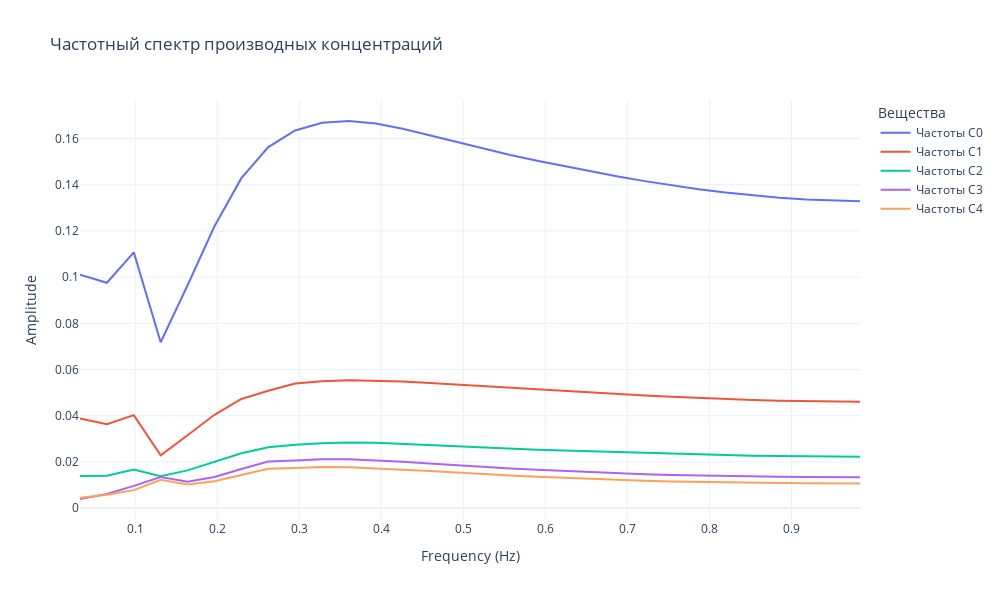

Here is the notebook cell this chart was saved with:
### Markdown cell above
## Частотное что-то там

### Code cell
fig = go.Figure()

# Дискретизация по времени (шаг)
dt = tsteps[1] - tsteps[0]  # Предполагаем, что шаг одинаковый

# Добавляем спектры для каждого вещества
for i, coeffs in enumerate(reaction_poly_derivatives):
    y = np.polyval(coeffs[::-1], tsteps)  # Вычисляем значения полинома
    signal = dydt_eval[i] - y  # Исходный сигнал (разность производных)

    # Применяем БПФ (FFT)
    fft_values = np.fft.fft(signal)
    freqs = np.fft.fftfreq(len(signal), d=dt)  # Вычисляем частоты

    # Берём только положительные частоты и нормируем амплитуды
    mask = freqs > 0
    freqs, fft_values = freqs[mask], np.abs(fft_values[mask])  

    # Добавляем в график
    fig.add_trace(go.Scatter(
        x=freqs, 
        y=fft_values, 
        mode='lines', 
        name=f'Частоты C{i}'
    ))

# Настройки графика
fig.update_layout(
    title='Частотный спектр производных концентраций',
    xaxis_title='Frequency (Hz)',
    yaxis_title='Amplitude',
    legend_title='Вещества',
    template='plotly_white',
    width=1000,
    height=600
)

fig.show()
